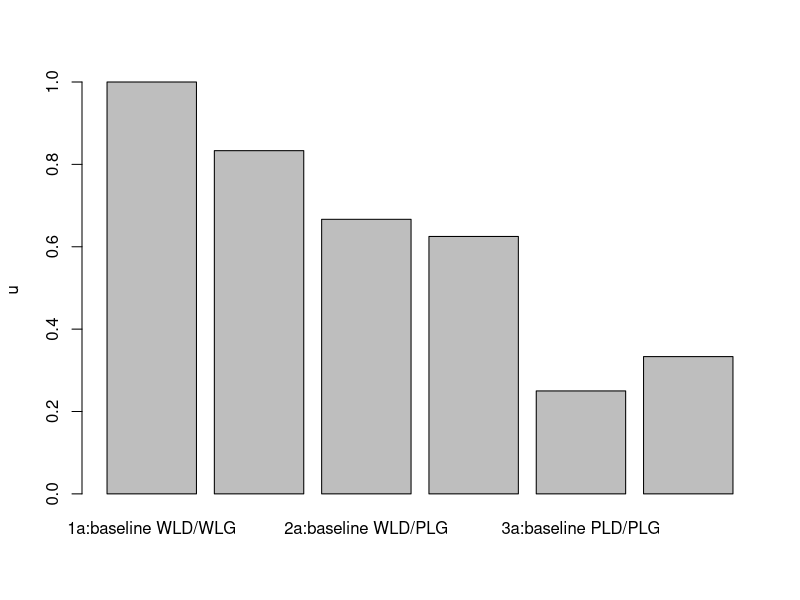
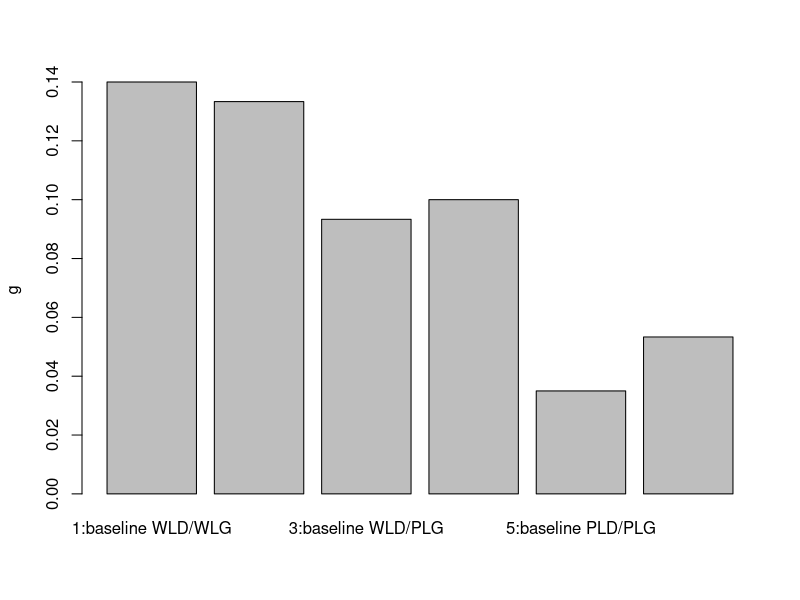
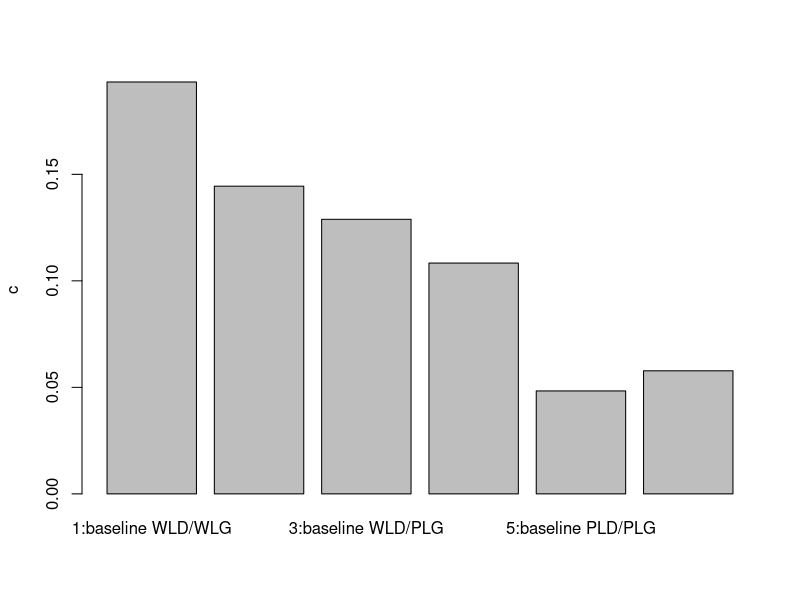
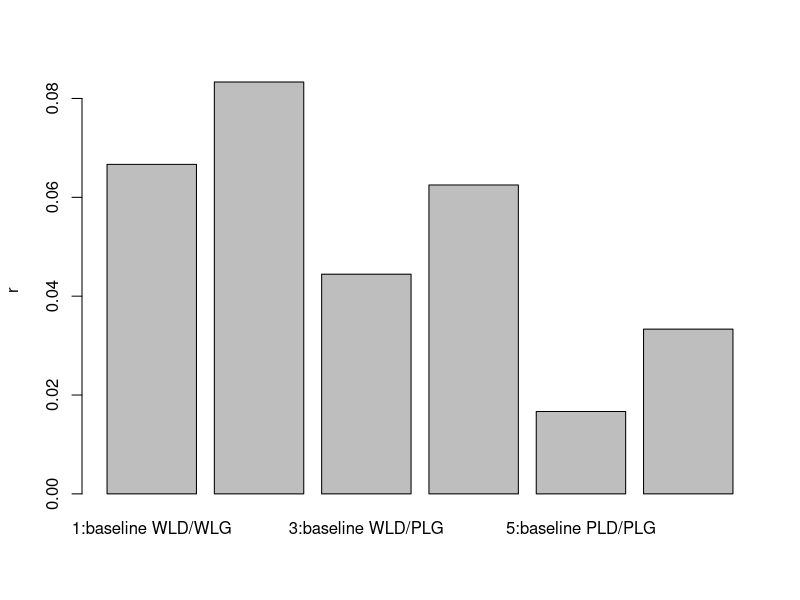
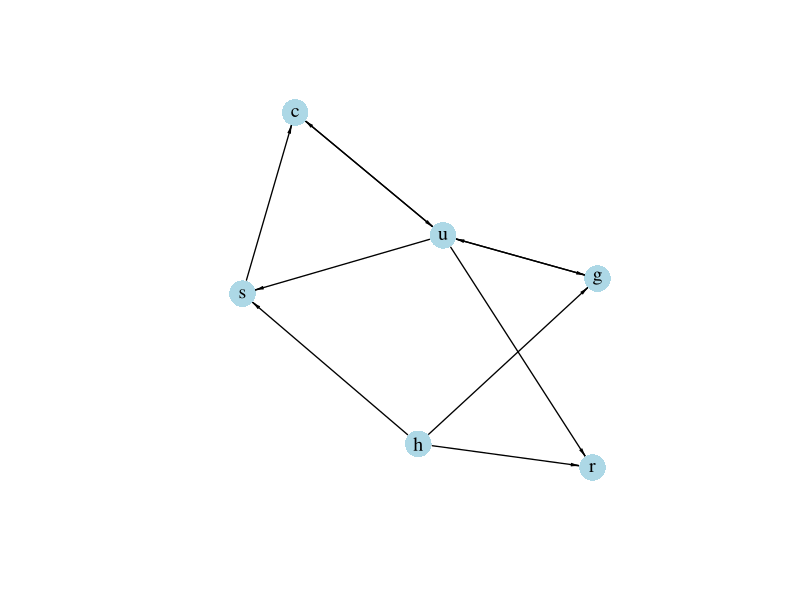

The R source for these figures, in order:
## ---- chunk 1

#Clear the environment
rm(list=ls(all=TRUE))

# Set number of scenarios (including baselines)
S=6

#Create vector in which equilibrium solutions from different parameterisations will be stored
u_star=vector(length=S) # utilisation rate
g_star=vector(length=S) # growth rate of capital stock
s_star=vector(length=S) # saving rate
c_star=vector(length=S) # consumption rate
r_star=vector(length=S) # profit rate

# Set exogenous variables whose parameterisation changes across regimes 
g0=vector(length=S) # animal spirits
sw=vector(length=S) # propensity to save out of wages 
h=vector(length=S)  # profit share
g1=vector(length=S) # sensitivity of investment with respect to utilisation

### Construct different scenarios across 3 regimes: (1) WLD/WLG, (2) WLD/PLG, (3) PLD/PLG 

# baseline WLD/WLG
g0[1]=0.02
g1[1]=0.1
h[1]=0.2

# increase in profit share in WLD/WLG regime
g0[2]=0.02
g1[2]=0.1
h[2]=0.3

# baseline WLD/PLG
g0[3]=0.02
g1[3]=0.08
h[3]=0.2

# increase in profit share in WLD/PLG regime
g0[4]=0.02
g1[4]=0.08
h[4]=0.3
  
# baseline PLD/PLG
g0[5]=-0.01
g1[5]=0.1
h[5]=0.2

# increase in profit share in PLD/PLG regime
g0[6]=-0.01
g1[6]=0.1
h[6]=0.3

#Set constant parameter values
v=3    # capital-to-potential output ratio
g2=0.1 # sensitivity of investment with respect to profit share
sp=0.9 # propensity to save out of profits
sw=0.3 # propensity to save out of wages

#Check Keynesian stability condition for all scenarios
for (i in 1:S){
print(((sw+(sp-sw)*h[i])*(1/v) -g1[i])>0)
}

# Check demand and growth regime for 3 baseline scenarios
for (i in c(1,3,5)){
print(paste("Parameterisation", i, "yields:"))   
if(g2*(sw/v - g1[i])-g0[i]*(sp-sw)/v<0){
  print("wage-led demand regime")
  } else{
   print("profit-led demand regime")
  }
if(g1[i]*(g2*(sw/v - g1[i])-g0[i]*(sp-sw)/v)+g2*(((sw+(sp-sw)*h[i])*v^(-1)-g1[i])^2)<0){
  print("wage-led growth regime")
  } else{
  print("profit-led growth regime")
  }  
} 

# Initialise endogenous variables at some arbitrary positive value 
g=1
r=1
c=1
u=1
s=1

#Solve this system numerically through 1000 iterations based on the initialisation
for (i in 1:S){
  
  for (iterations in 1:1000){
    
    #(1) Profit rate
    r = (h[i]*u)/v
    
    #(2) Saving
    s = (sw+(sp-sw)*h[i])*(u/v)
    
    #(3) Consumption
    c= u/v-s
    
    #(4) Investment
    g = g0[i]+g1[i]*u+g2*h[i]
    
    #(5) Rate of capacity utilisation
    u = v*(c+g)
  }
  
  #Save results for different parameterisations in vector
  u_star[i]=u
  g_star[i]=g
  r_star[i]=r
  s_star[i]=s
  c_star[i]=c
}

## ---- chunk 2
#| label: fig-utilisation-pkdg
#| fig-cap: Rate of capacity utilisation

barplot(u_star, ylab="u", names.arg=c("1a:baseline WLD/WLG", "1b:rise prof share", "2a:baseline WLD/PLG", "2b:rise prof share", "3a:baseline PLD/PLG", "3b: rise prof share"))

## ---- chunk 3
#| label: fig-growth-pkdg
#| fig-cap: Rate of growth

barplot(g_star, ylab="g", names.arg=c("1:baseline WLD/WLG", "2:rise prof share", "3:baseline WLD/PLG",
                                      "4:rise prof share", 
                                      "5:baseline PLD/PLG", "6: rise prof share"))

## ---- chunk 4
#| label: fig-consumption-pkdg
#| fig-cap: Rate of consumption

barplot(c_star, ylab="c", names.arg=c("1:baseline WLD/WLG", "2:rise prof share", "3:baseline WLD/PLG",
                                      "4:rise prof share", 
                                      "5:baseline PLD/PLG", "6: rise prof share"))

## ---- chunk 5
#| label: fig-profit-rate-pkdg
#| fig-cap: Rate of profit

barplot(r_star, ylab="r", names.arg=c("1:baseline WLD/WLG", "2:rise prof share", "3:baseline WLD/PLG",
                                     "4:rise prof share", 
                                     "5:baseline PLD/PLG", "6: rise prof share"))

## ---- chunk 6
#| message: false
#| label: fig-dg-pkdg
#| fig-cap: Directed graph of post-Kaleckian growth model

## Create directed graph 
# Construct auxiliary Jacobian matrix for 6 variables: 
# r, h, u, s, c, g

M_mat=matrix(c(0,1,1,0,0,0,
               0,0,0,0,0,0,
               0,0,0,0,1,1,
               0,1,1,0,0,0,
               0,0,1,1,0,0,
               0,1,1,0,0,0), 6, 6, byrow=TRUE)

# Create adjacency matrix from transpose of auxiliary Jacobian and add column names
A_mat=t(M_mat)
colnames(A_mat) = c("r", "h", "u", "s", "c", "g")

# Create and plot directed graph from adjacency matrix
library(igraph)
dg= graph_from_adjacency_matrix(A_mat, mode="directed", weighted= NULL)
plot(dg, main="", vertex.size=15, vertex.color="lightblue", 
     vertex.label.color="black", edge.arrow.size=0.4, edge.width=1.3,
     edge.arrow.width=0.5, edge.color="black", vertex.label.cex=1.2, 
     vertex.frame.color="NA", margin=0.01)

## ---- chunk 7

# Utilisation rate
for (i in 1:S){
print((g0[i]+g2*h[i])/((sw+(sp-sw)*h[i])/v-g1[i]))
}

# Growth rate
for (i in 1:S){
  print(((g0[i]+g2*h[i])*(sw+(sp-sw)*h[i])/v)/((sw+(sp-sw)*h[i])/v-g1[i]))
}

# Profit rate
for (i in 1:S){
  print((g0[i]+g2*h[i])*(h[i]/v)/((sw+(sp-sw)*h[i])/v-g1[i]))
}

